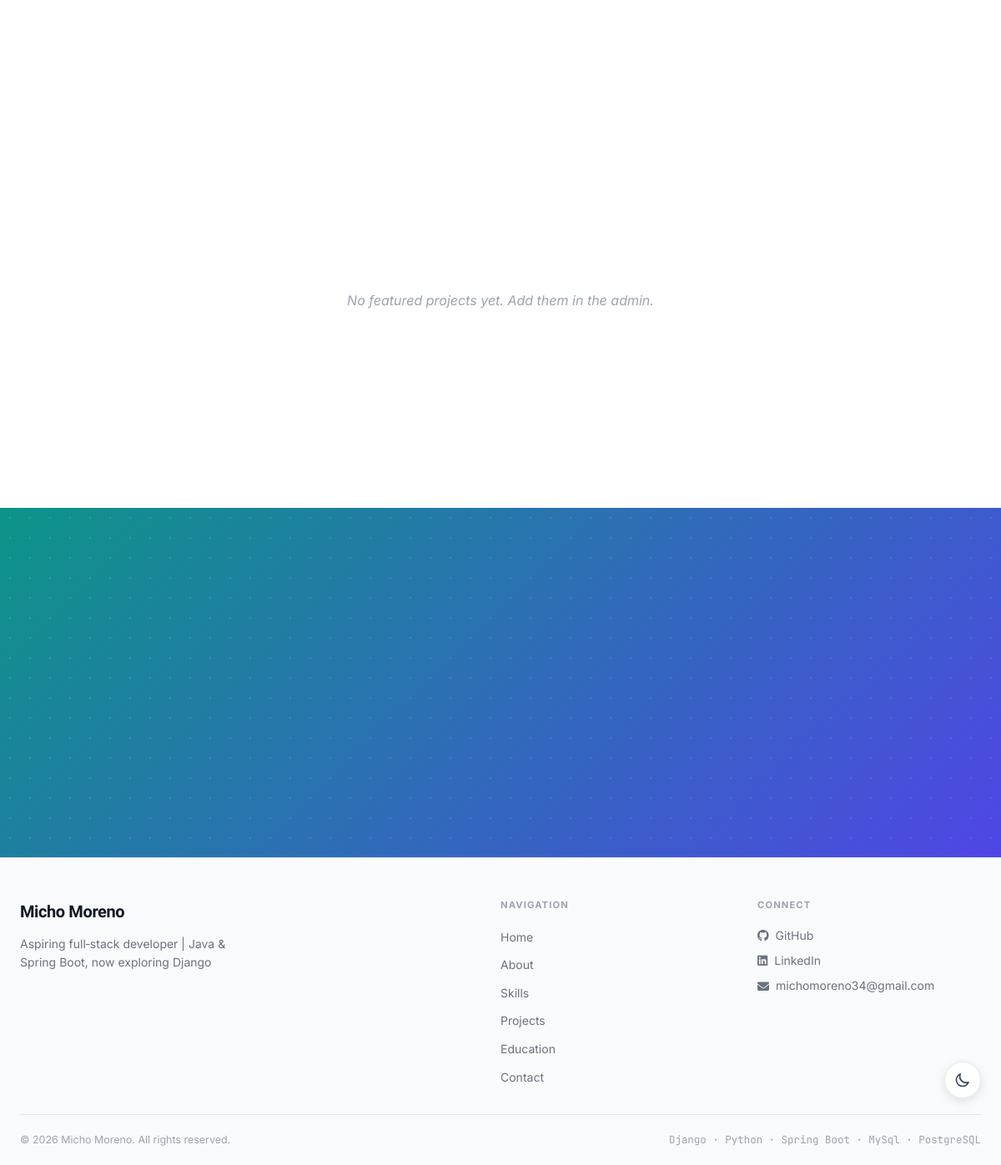
Before: / (lower part) with the older database file.
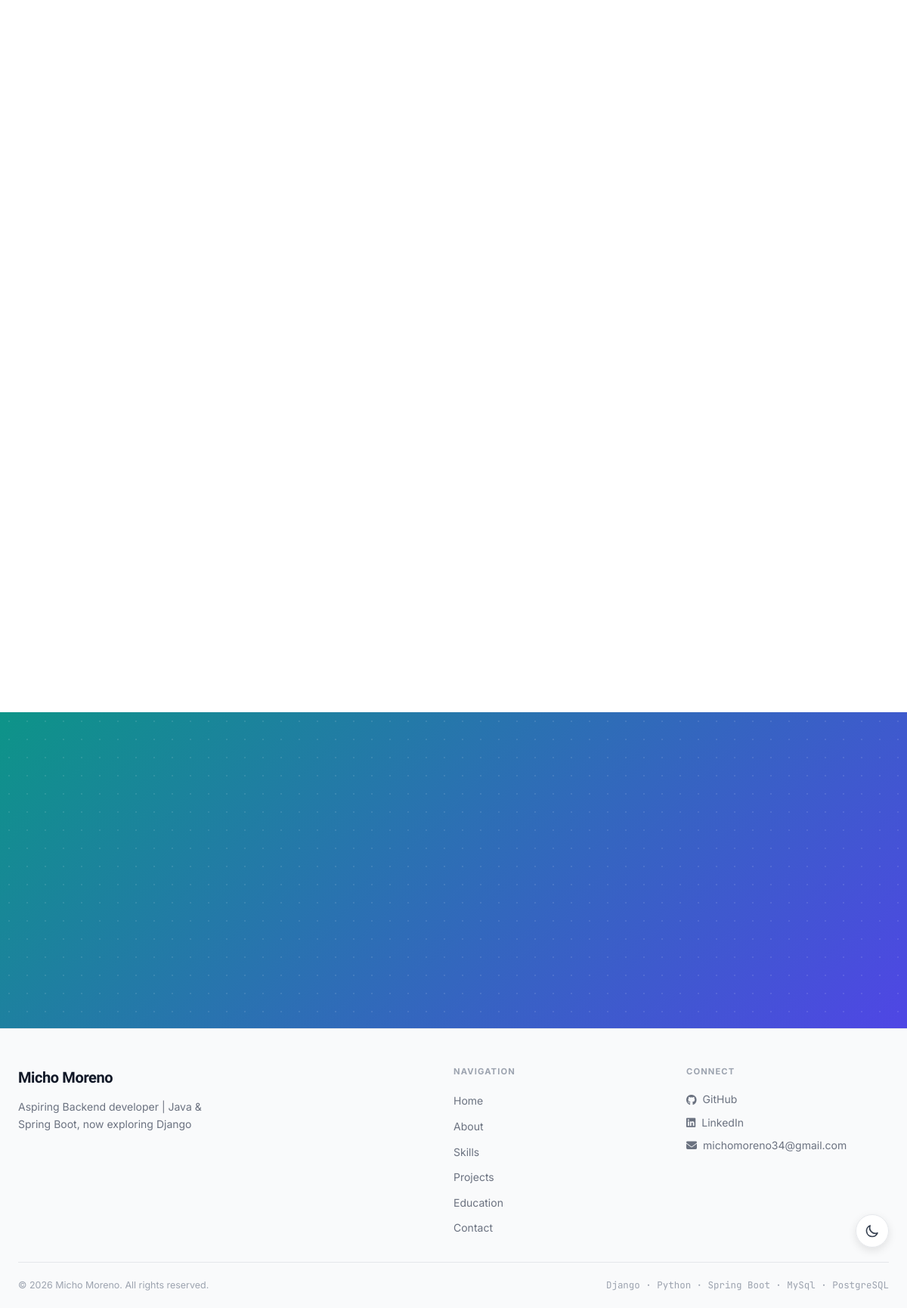
After: the same page with the newer database file.
### apps/core/models.py (models this page shows, shortened)
class Profile(models.Model):
    name = models.CharField(max_length=100)
    title = models.CharField(max_length=200)
    tagline = models.TextField()
    profile_photo = models.ImageField(upload_to='profile/')
    summary = models.TextField()
    years_experience = models.IntegerField(default=20)
    github_url = models.URLField(blank=True)
    linkedin_url = models.URLField(blank=True)
    email = models.EmailField()
    class Meta:
        verbose_name_plural = 'Profile'

### apps/core/views.py (the view)
# urls.py: path('', views.HomeView.as_view(), name='home'),
class HomeView(TemplateView):
    template_name = 'core/home.html'
    def get_context_data(self, **kwargs):
        context = super().get_context_data(**kwargs)
        context['profile'] = Profile.objects.first()
        context['featured_projects'] = Project.objects.filter(featured=True)[:3]
        return context

### apps/core/context_processors.py (called while the page is built)
def global_context(request):
    try:
        profile = Profile.objects.first()
    except Exception:
        profile = None
    return {
        'profile': profile,
    }

### apps/projects/models.py (called while the page is built)
    def tech_list(self):
        return [tech.strip() for tech in self.tech_stack.split(',')]

### templates/core/home.html (shortened to what this page needs)
{% extends 'base.html' %}
{% load static %}
{% block extra_css %}
<link rel="stylesheet" href="{% static 'core/css/home.css' %}">
{% endblock %}
{% block content %}
<section class="featured-section" id="featured">
  <div class="home-container">
    <div class="projects-grid">
      {% for project in featured_projects %}
      <article class="project-card featured-card animate-on-scroll">
        <div class="card-glow"></div>
        <div class="card-image">
          {% if project.image %}
          <img src="{{ project.image.url }}" alt="{{ project.title }}" class="card-img">
          {% else %}
          <div class="card-img-placeholder">
            <i class="fas fa-cube"></i>
          </div>
          {% endif %}
          <div class="card-overlay"></div>
          <div class="card-status-wrap">
            {% if project.status == 'live' %}
            <span class="card-status status-live">{{ project.get_status_display }}</span>
            {% elif project.status == 'development' %}
            <span class="card-status status-dev">{{ project.get_status_display }}</span>
            {% else %}
            <span class="card-status status-archived">{{ project.get_status_display }}</span>
            {% endif %}
          </div>
        </div>
        <div class="card-body">
          <h3 class="card-title">{{ project.title }}</h3>
          <p class="card-desc">{{ project.description|truncatechars:120 }}</p>
          <div class="card-tags">
            {% for tech in project.tech_list|slice:":4" %}
            <span class="tag">{{ tech }}</span>
            {% endfor %}
            {% if project.tech_list|length > 4 %}
            <span class="tag-more">+{{ project.tech_list|length|add:"-4" }}</span>
            {% endif %}
          </div>
          <div class="card-footer">
            <a href="{% url 'project_detail' project.slug %}" class="card-link">
              Case Study <i class="fas fa-arrow-right"></i>
            </a>
            <div class="card-links">
              {% if project.github_link %}
              <a href="{{ project.github_link }}" target="_blank" rel="noopener" class="icon-btn">
                <i class="fab fa-github"></i>
              </a>
              {% endif %}
              {% if project.live_demo_link %}
              <a href="{{ project.live_demo_link }}" target="_blank" rel="noopener" class="icon-btn">
                <i class="fas fa-external-link-alt"></i>
              </a>
              {% endif %}
            </div>
          </div>
        </div>
      </article>
      {% empty %}
      <p class="empty-state">No featured projects yet. Add them in the admin.</p>
      {% endfor %}
    </div>
  </div>
</section>
<section class="cta-section">
  <div class="cta-dot-bg"></div>
</section>
{% endblock %}

### templates/partials/footer.html (shortened to what this page needs)
{% load static %}
<footer class="footer">
  <div class="footer-container">
    <div class="footer-grid">
      <div class="footer-brand">
        <a href="{% url 'home' %}" class="footer-logo">
          Micho Moreno
        </a>
        {% if profile %}
        <p class="footer-tagline">{{ profile.tagline }}</p>
        {% endif %}
      </div>
      <div class="footer-nav">
        <h3 class="footer-heading">Navigation</h3>
        <ul class="footer-nav-list">
          <li><a href="{% url 'home' %}" class="footer-link">Home</a></li>
          <li><a href="{% url 'about' %}" class="footer-link">About</a></li>
          <li><a href="{% url 'skills' %}" class="footer-link">Skills</a></li>
          <li><a href="{% url 'projects' %}" class="footer-link">Projects</a></li>
          <li><a href="{% url 'education' %}" class="footer-link">Education</a></li>
          <li><a href="{% url 'contact' %}" class="footer-link">Contact</a></li>
        </ul>
      </div>
      <div class="footer-connect">
        <h3 class="footer-heading">Connect</h3>
        <div class="footer-socials">
          {% if profile and profile.github_url %}
          <a href="{{ profile.github_url }}" target="_blank" rel="noopener" class="footer-social-link">
            <i class="fab fa-github"></i> GitHub
          </a>
          {% endif %}
          {% if profile and profile.linkedin_url %}
          <a href="{{ profile.linkedin_url }}" target="_blank" rel="noopener" class="footer-social-link">
            <i class="fab fa-linkedin"></i> LinkedIn
          </a>
          {% endif %}
          {% if profile and profile.email %}
          <a href="mailto:{{ profile.email }}" class="footer-social-link">
            <i class="fas fa-envelope"></i> {{ profile.email }}
          </a>
          {% endif %}
        </div>
      </div>
    </div>
    <div class="footer-bottom">
      <p class="footer-copy">&copy; {% now "Y" %} {% if profile %}{{ profile.name }}{% else %}Portfolio{% endif %}. All rights reserved.</p>
      <p class="footer-tech">Django · Python · Spring Boot · MySql · PostgreSQL </p>
    </div>
  </div>
</footer>

Changed rows visible on the page:
changed Profile "michomoreno34@gmail.com": tagline "Aspiring full‑stack developer | Java & Spring Boot, now exploring Django" → "Aspiring Backend developer | Java & Spring Boot, now exploring Django"
Other visible differences:
text no longer shown: "No featured projects yet. Add them in the admin."
